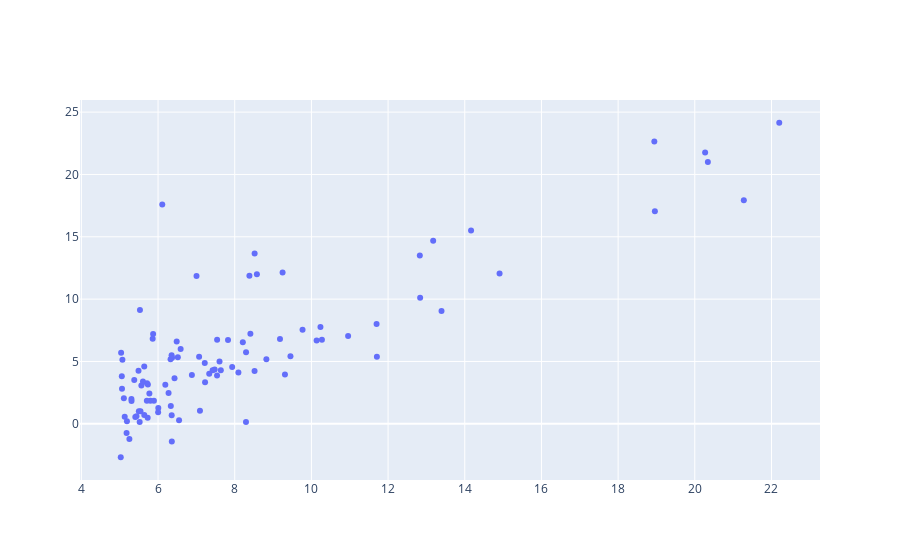

Notebook cell for this chart:
### Code cell
fig1 = go.Figure()

fig1.add_trace(go.Scatter(
    x=ex1data1[:,0],
    y=ex1data1[:,1],
    mode='markers'
))
